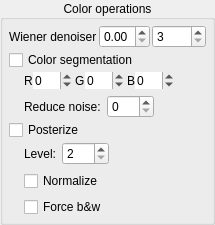
       <widget class="CollapsibleGroupBox" name="colorOperationsOptions">
        <property name="styleSheet">
         <string notr="true"/>
        </property>
        <property name="title">
         <string>Color operations</string>
        </property>
        <property name="alignment">
         <set>Qt::AlignCenter</set>
        </property>
        <layout class="QHBoxLayout" name="horizontalLayout_15">
         <property name="leftMargin">
          <number>0</number>
         </property>
         <property name="topMargin">
          <number>0</number>
         </property>
         <property name="rightMargin">
          <number>0</number>
         </property>
         <property name="bottomMargin">
          <number>0</number>
         </property>
         <item>
          <spacer name="horizontalSpacer_30">
           <property name="orientation">
            <enum>Qt::Horizontal</enum>
           </property>
           <property name="sizeHint" stdset="0">
            <size>
             <width>1</width>
             <height>1</height>
            </size>
           </property>
          </spacer>
         </item>
         <item>
          <layout class="QVBoxLayout" name="verticalLayout_14">
           <property name="spacing">
            <number>2</number>
           </property>
           <property name="leftMargin">
            <number>5</number>
           </property>
           <property name="topMargin">
            <number>5</number>
           </property>
           <property name="rightMargin">
            <number>5</number>
           </property>
           <property name="bottomMargin">
            <number>5</number>
           </property>
           <item>
            <layout class="QGridLayout" name="filterColorOptions">
             <item row="0" column="0">
              <widget class="QLabel" name="wienerLabel">
               <property name="text">
                <string>Wiener denoiser</string>
               </property>
              </widget>
             </item>
             <item row="0" column="1">
              <widget class="QDoubleSpinBox" name="wienerCoef">
               <property name="toolTip">
                <string>Value is 0.0 .. 1.0..</string>
               </property>
               <property name="minimum">
                <double>0.0</double>
               </property>
               <property name="maximum">
                <double>1.0</double>
               </property>
               <property name="singleStep">
                <double>0.01</double>
               </property>
              </widget>
             </item>
             <item row="0" column="2">
              <widget class="QSpinBox" name="wienerWindowSize">
               <property name="toolTip">
                <string>The dimensions of a pixel neighborhood to consider.</string>
               </property>
               <property name="minimum">
                <number>3</number>
               </property>
               <property name="maximum">
                <number>9999</number>
               </property>
              </widget>
             </item>
            </layout>
           </item>
           <item>
            <widget class="QCheckBox" name="colorSegmentationCB">
             <property name="toolTip">
              <string>Split the image into color segments and colorize b&amp;w mask.</string>
             </property>
             <property name="statusTip">
              <string/>
             </property>
             <property name="text">
              <string>Color segmentation</string>
             </property>
            </widget>
           </item>
           <item>
            <widget class="QWidget" name="segmenterOptionsWidget" native="true">
             <layout class="QVBoxLayout" name="verticalLayout_19">
              <property name="leftMargin">
               <number>0</number>
              </property>
              <property name="topMargin">
               <number>0</number>
              </property>
              <property name="rightMargin">
               <number>0</number>
              </property>
              <property name="bottomMargin">
               <number>0</number>
              </property>
              <item>
               <layout class="QHBoxLayout" name="horizontalLayout_27">
                <property name="spacing">
                 <number>0</number>
                </property>
                <item>
                 <spacer name="horizontalSpacer_56">
                  <property name="orientation">
                   <enum>Qt::Horizontal</enum>
                  </property>
                  <property name="sizeType">
                   <enum>QSizePolicy::Minimum</enum>
                  </property>
                  <property name="sizeHint" stdset="0">
                   <size>
                    <width>15</width>
                    <height>1</height>
                   </size>
                  </property>
                 </spacer>
                </item>
                <item>
                 <widget class="QLabel" name="rLabel">
                  <property name="text">
                   <string>R</string>
                  </property>
                  <property name="margin">
                   <number>1</number>
                  </property>
                  <property name="indent">
                   <number>0</number>
                  </property>
                 </widget>
                </item>
                <item>
                 <widget class="QSpinBox" name="redAdjustmentSB">
                  <property name="toolTip">
                   <string>Red component adjustment. A negative value means the segmenter will be more sensitive to red and vice versa for a positive one.</string>
                  </property>
                  <property name="frame">
                   <bool>false</bool>
                  </property>
                  <property name="alignment">
                   <set>Qt::AlignLeading|Qt::AlignLeft|Qt::AlignVCenter</set>
                  </property>
                  <property name="minimum">
                   <number>-99</number>
                  </property>
                  <property name="maximum">
                   <number>99</number>
                  </property>
                  <property name="value">
                   <number>0</number>
                  </property>
                 </widget>
                </item>
                <item>
                 <widget class="QLabel" name="gLabel">
                  <property name="text">
                   <string>G</string>
                  </property>
                  <property name="margin">
                   <number>1</number>
                  </property>
                  <property name="indent">
                   <number>3</number>
                  </property>
                 </widget>
                </item>
                <item>
                 <widget class="QSpinBox" name="greenAdjustmentSB">
                  <property name="toolTip">
                   <string>Green component adjustment. A negative value means the segmenter will be more sensitive to green and vice versa for a positive one.</string>
                  </property>
                  <property name="frame">
                   <bool>false</bool>
                  </property>
                  <property name="alignment">
                   <set>Qt::AlignLeading|Qt::AlignLeft|Qt::AlignVCenter</set>
                  </property>
                  <property name="minimum">
                   <number>-99</number>
                  </property>
                  <property name="maximum">
                   <number>99</number>
                  </property>
                  <property name="value">
                   <number>0</number>
                  </property>
                 </widget>
                </item>
                <item>
                 <widget class="QLabel" name="bLabel">
                  <property name="text">
                   <string>B</string>
                  </property>
                  <property name="margin">
                   <number>1</number>
                  </property>
                  <property name="indent">
                   <number>3</number>
                  </property>
                 </widget>
                </item>
                <item>
                 <widget class="QSpinBox" name="blueAdjustmentSB">
                  <property name="toolTip">
                   <string>Blue component adjustment. A negative value means the segmenter will be more sensitive to blue and vice versa for a positive one.</string>
                  </property>
                  <property name="frame">
                   <bool>false</bool>
                  </property>
                  <property name="alignment">
                   <set>Qt::AlignLeading|Qt::AlignLeft|Qt::AlignVCenter</set>
                  </property>
                  <property name="minimum">
                   <number>-99</number>
                  </property>
                  <property name="maximum">
                   <number>99</number>
                  </property>
                  <property name="value">
                   <number>0</number>
                  </property>
                 </widget>
                </item>
                <item>
                 <spacer name="horizontalSpacer_57">
                  <property name="orientation">
                   <enum>Qt::Horizontal</enum>
                  </property>
                  <property name="sizeHint" stdset="0">
                   <size>
                    <width>1</width>
                    <height>1</height>
                   </size>
                  </property>
                 </spacer>
                </item>
               </layout>
              </item>
              <item>
               <layout class="QHBoxLayout" name="horizontalLayout_28">
                <item>
                 <spacer name="horizontalSpacer_58">
                  <property name="orientation">
                   <enum>Qt::Horizontal</enum>
                  </property>
                  <property name="sizeType">
                   <enum>QSizePolicy::Minimum</enum>
                  </property>
                  <property name="sizeHint" stdset="0">
                   <size>
                    <width>15</width>
                    <height>1</height>
                   </size>
                  </property>
                 </spacer>
                </item>
                <item>
                 <widget class="QLabel" name="reduceNoiseLabel">
                  <property name="text">
                   <string>Reduce noise:</string>
                  </property>
                 </widget>
                </item>
                <item>
                 <widget class="QSpinBox" name="reduceNoiseSB">
                  <property name="frame">
                   <bool>true</bool>
                  </property>
                  <property name="alignment">
                   <set>Qt::AlignLeading|Qt::AlignLeft|Qt::AlignVCenter</set>
                  </property>
                  <property name="minimum">
                   <number>0</number>
                  </property>
                  <property name="maximum">
                   <number>999</number>
                  </property>
                  <property name="value">
                   <number>0</number>
                  </property>
                  <property name="toolTip">
                   <string>Adjust reduce noise.</string>
                  </property>
                 </widget>
                </item>
                <item>
                 <spacer name="horizontalSpacer_59">
                  <property name="orientation">
                   <enum>Qt::Horizontal</enum>
                  </property>
                  <property name="sizeHint" stdset="0">
                   <size>
                    <width>1</width>
                    <height>1</height>
                   </size>
                  </property>
                 </spacer>
                </item>
               </layout>
              </item>
             </layout>
            </widget>
           </item>
           <item>
            <widget class="QCheckBox" name="posterizeCB">
             <property name="toolTip">
              <string>Reduce the number of colors of the output image by grouping similar colors.</string>
             </property>
             <property name="statusTip">
              <string/>
             </property>
             <property name="text">
              <string>Posterize</string>
             </property>
            </widget>
           </item>
           <item>
            <widget class="QWidget" name="posterizeOptionsWidget" native="true">
             <layout class="QVBoxLayout" name="verticalLayout_15">
              <property name="leftMargin">
               <number>0</number>
              </property>
              <property name="topMargin">
               <number>0</number>
              </property>
              <property name="rightMargin">
               <number>0</number>
              </property>
              <property name="bottomMargin">
               <number>0</number>
              </property>
              <item>
               <layout class="QHBoxLayout" name="horizontalLayout_17">
                <property name="topMargin">
                 <number>0</number>
                </property>
                <item>
                 <spacer name="horizontalSpacer_32">
                  <property name="orientation">
                   <enum>Qt::Horizontal</enum>
                  </property>
                  <property name="sizeType">
                   <enum>QSizePolicy::Minimum</enum>
                  </property>
                  <property name="sizeHint" stdset="0">
                   <size>
                    <width>15</width>
                    <height>1</height>
                   </size>
                  </property>
                 </spacer>
                </item>
                <item>
                 <widget class="QLabel" name="posterizeLevelLabel">
                  <property name="text">
                   <string>Level:</string>
                  </property>
                 </widget>
                </item>
                <item>
                 <widget class="QSpinBox" name="posterizeLevelSB">
                  <property name="toolTip">
                   <string>Lower value means lower count of colors in the output image, values between 2 and 6 inclusive guarantee an indexed image.</string>
                  </property>
                  <property name="frame">
                   <bool>true</bool>
                  </property>
                  <property name="alignment">
                   <set>Qt::AlignLeading|Qt::AlignLeft|Qt::AlignVCenter</set>
                  </property>
                  <property name="minimum">
                   <number>2</number>
                  </property>
                  <property name="maximum">
                   <number>255</number>
                  </property>
                 </widget>
                </item>
                <item>
                 <spacer name="horizontalSpacer_33">
                  <property name="orientation">
                   <enum>Qt::Horizontal</enum>
                  </property>
                  <property name="sizeHint" stdset="0">
                   <size>
                    <width>1</width>
                    <height>1</height>
                   </size>
                  </property>
                 </spacer>
                </item>
               </layout>
              </item>
              <item>
               <layout class="QHBoxLayout" name="horizontalLayout_19">
                <property name="topMargin">
                 <number>0</number>
                </property>
                <item>
                 <spacer name="horizontalSpacer_36">
                  <property name="orientation">
                   <enum>Qt::Horizontal</enum>
                  </property>
                  <property name="sizeType">
                   <enum>QSizePolicy::Minimum</enum>
                  </property>
                  <property name="sizeHint" stdset="0">
                   <size>
                    <width>15</width>
                    <height>1</height>
                   </size>
                  </property>
                 </spacer>
                </item>
                <item>
                 <widget class="QCheckBox" name="posterizeNormalizationCB">
                  <property name="statusTip">
                   <string/>
                  </property>
                  <property name="text">
                   <string>Normalize</string>
                  </property>
                  <property name="toolTip">
                   <string>Toggle this option: Normalize.</string>
                  </property>
                 </widget>
                </item>
                <item>
                 <spacer name="horizontalSpacer_37">
                  <property name="orientation">
                   <enum>Qt::Horizontal</enum>
                  </property>
                  <property name="sizeHint" stdset="0">
                   <size>
                    <width>1</width>
                    <height>1</height>
                   </size>
                  </property>
                 </spacer>
                </item>
               </layout>
              </item>
              <item>
               <layout class="QHBoxLayout" name="horizontalLayout_18">
                <property name="topMargin">
                 <number>0</number>
                </property>
                <item>
                 <spacer name="horizontalSpacer_34">
                  <property name="orientation">
                   <enum>Qt::Horizontal</enum>
                  </property>
                  <property name="sizeType">
                   <enum>QSizePolicy::Minimum</enum>
                  </property>
                  <property name="sizeHint" stdset="0">
                   <size>
                    <width>15</width>
                    <height>1</height>
                   </size>
                  </property>
                 </spacer>
                </item>
                <item>
                 <widget class="QCheckBox" name="posterizeForceBwCB">
                  <property name="toolTip">
                   <string>Make dark and light gray gradients black and white respectively.</string>
                  </property>
                  <property name="statusTip">
                   <string/>
                  </property>
                  <property name="text">
                   <string>Force b&amp;&amp;w</string>
                  </property>
                 </widget>
                </item>
                <item>
                 <spacer name="horizontalSpacer_35">
                  <property name="orientation">
                   <enum>Qt::Horizontal</enum>
                  </property>
                  <property name="sizeHint" stdset="0">
                   <size>
                    <width>1</width>
                    <height>1</height>
                   </size>
                  </property>
                 </spacer>
                </item>
               </layout>
              </item>
             </layout>
            </widget>
           </item>
          </layout>
         </item>
         <item>
          <spacer name="horizontalSpacer_31">
           <property name="orientation">
            <enum>Qt::Horizontal</enum>
           </property>
           <property name="sizeHint" stdset="0">
            <size>
             <width>1</width>
             <height>1</height>
            </size>
           </property>
          </spacer>
         </item>
        </layout>
       </widget>
